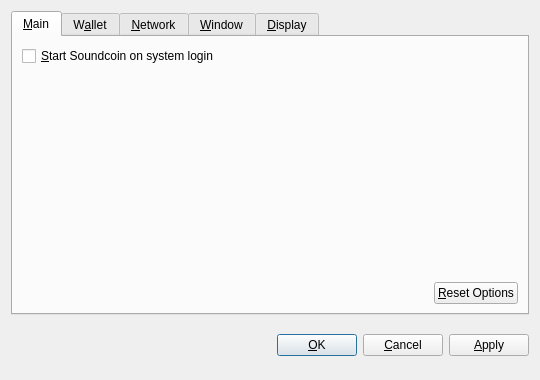
<?xml version="1.0" encoding="UTF-8"?>
<ui version="4.0">
 <class>OptionsDialog</class>
 <widget class="QDialog" name="OptionsDialog">
  <property name="geometry">
   <rect>
    <x>0</x>
    <y>0</y>
    <width>540</width>
    <height>380</height>
   </rect>
  </property>
  <property name="windowTitle">
   <string>Options</string>
  </property>
  <property name="modal">
   <bool>true</bool>
  </property>
  <layout class="QVBoxLayout" name="verticalLayout">
   <item>
    <widget class="QTabWidget" name="tabWidget">
     <property name="tabPosition">
      <enum>QTabWidget::North</enum>
     </property>
     <property name="currentIndex">
      <number>0</number>
     </property>
     <widget class="QWidget" name="tabMain">
      <attribute name="title">
       <string>&amp;Main</string>
      </attribute>
      <layout class="QVBoxLayout" name="verticalLayout_Main">
       <item>
        <widget class="QCheckBox" name="bitcoinAtStartup">
         <property name="toolTip">
          <string>Automatically start Soundcoin after logging in to the system.</string>
         </property>
         <property name="text">
          <string>&amp;Start Soundcoin on system login</string>
         </property>
        </widget>
       </item>
       <item>
        <spacer name="verticalSpacer_Main">
         <property name="orientation">
          <enum>Qt::Vertical</enum>
         </property>
         <property name="sizeHint" stdset="0">
          <size>
           <width>20</width>
           <height>40</height>
          </size>
         </property>
        </spacer>
       </item>
       <item>
        <layout class="QHBoxLayout" name="horizontalLayout_2_Main">
         <item>
          <spacer name="horizontalSpacer_2_Main">
           <property name="orientation">
            <enum>Qt::Horizontal</enum>
           </property>
           <property name="sizeHint" stdset="0">
            <size>
             <width>40</width>
             <height>20</height>
            </size>
           </property>
          </spacer>
         </item>
         <item>
          <widget class="QPushButton" name="resetButton">
           <property name="toolTip">
            <string>Reset all client options to default.</string>
           </property>
           <property name="text">
            <string>&amp;Reset Options</string>
           </property>
           <property name="autoDefault">
            <bool>false</bool>
           </property>
          </widget>
         </item>
        </layout>
       </item>
      </layout>
     </widget>
     <widget class="QWidget" name="tabWallet">
      <attribute name="title">
       <string>W&amp;allet</string>
      </attribute>
      <layout class="QVBoxLayout" name="verticalLayout_Network">
       <item>
        <widget class="QLabel" name="transactionFeeInfoLabel">
         <property name="text">
          <string>Optional transaction fee per kB that helps make sure your transactions are processed quickly. Most transactions are 1 kB.</string>
         </property>
         <property name="textFormat">
          <enum>Qt::PlainText</enum>
         </property>
         <property name="wordWrap">
          <bool>true</bool>
         </property>
        </widget>
       </item>
       <item>
        <layout class="QHBoxLayout" name="horizontalLayout_1_Main">
         <item>
          <widget class="QLabel" name="transactionFeeLabel">
           <property name="text">
            <string>Pay transaction &amp;fee</string>
           </property>
           <property name="textFormat">
            <enum>Qt::PlainText</enum>
           </property>
           <property name="buddy">
            <cstring>transactionFee</cstring>
           </property>
          </widget>
         </item>
         <item>
          <widget class="BitcoinAmountField" name="transactionFee"/>
         </item>
         <item>
          <spacer name="horizontalSpacer_1_Main">
           <property name="orientation">
            <enum>Qt::Horizontal</enum>
           </property>
           <property name="sizeHint" stdset="0">
            <size>
             <width>40</width>
             <height>20</height>
            </size>
           </property>
          </spacer>
         </item>
        </layout>
       </item>
       <item>
        <widget class="QLabel" name="label">
         <property name="text">
          <string>If you disable the spending of unconfirmed change, the change from a transaction cannot be used until that transaction has at least one confirmation. This also affects how your balance is computed.</string>
         </property>
         <property name="wordWrap">
          <bool>true</bool>
         </property>
        </widget>
       </item>
       <item>
        <widget class="QCheckBox" name="spendZeroConfChange">
         <property name="text">
          <string>Spend unconfirmed change  (experts only)</string>
         </property>
        </widget>
       </item>
       <item>
        <spacer name="verticalSpacer">
         <property name="orientation">
          <enum>Qt::Vertical</enum>
         </property>
         <property name="sizeHint" stdset="0">
          <size>
           <width>20</width>
           <height>40</height>
          </size>
         </property>
        </spacer>
       </item>
      </layout>
     </widget>
     <widget class="QWidget" name="tabNetwork">
      <attribute name="title">
       <string>&amp;Network</string>
      </attribute>
      <layout class="QVBoxLayout" name="verticalLayout_Network">
       <item>
        <widget class="QCheckBox" name="mapPortUpnp">
         <property name="toolTip">
          <string>Automatically open the Soundcoin client port on the router. This only works when your router supports UPnP and it is enabled.</string>
         </property>
         <property name="text">
          <string>Map port using &amp;UPnP</string>
         </property>
        </widget>
       </item>
       <item>
        <widget class="QCheckBox" name="connectSocks">
         <property name="toolTip">
          <string>Connect to the Soundcoin network through a SOCKS proxy (e.g. when connecting through Tor).</string>
         </property>
         <property name="text">
          <string>&amp;Connect through SOCKS proxy:</string>
         </property>
        </widget>
       </item>
       <item>
        <layout class="QHBoxLayout" name="horizontalLayout_Network">
         <item>
          <widget class="QLabel" name="proxyIpLabel">
           <property name="text">
            <string>Proxy &amp;IP:</string>
           </property>
           <property name="textFormat">
            <enum>Qt::PlainText</enum>
           </property>
           <property name="buddy">
            <cstring>proxyIp</cstring>
           </property>
          </widget>
         </item>
         <item>
          <widget class="QValidatedLineEdit" name="proxyIp">
           <property name="maximumSize">
            <size>
             <width>140</width>
             <height>16777215</height>
            </size>
           </property>
           <property name="toolTip">
            <string>IP address of the proxy (e.g. 127.0.0.1)</string>
           </property>
          </widget>
         </item>
         <item>
          <widget class="QLabel" name="proxyPortLabel">
           <property name="text">
            <string>&amp;Port:</string>
           </property>
           <property name="textFormat">
            <enum>Qt::PlainText</enum>
           </property>
           <property name="buddy">
            <cstring>proxyPort</cstring>
           </property>
          </widget>
         </item>
         <item>
          <widget class="QLineEdit" name="proxyPort">
           <property name="maximumSize">
            <size>
             <width>55</width>
             <height>16777215</height>
            </size>
           </property>
           <property name="toolTip">
            <string>Port of the proxy (e.g. 9050)</string>
           </property>
          </widget>
         </item>
         <item>
          <widget class="QLabel" name="socksVersionLabel">
           <property name="text">
            <string>SOCKS &amp;Version:</string>
           </property>
           <property name="textFormat">
            <enum>Qt::PlainText</enum>
           </property>
           <property name="buddy">
            <cstring>socksVersion</cstring>
           </property>
          </widget>
         </item>
         <item>
          <widget class="QValueComboBox" name="socksVersion">
           <property name="toolTip">
            <string>SOCKS version of the proxy (e.g. 5)</string>
           </property>
          </widget>
         </item>
         <item>
          <spacer name="horizontalSpacer_Network">
           <property name="orientation">
            <enum>Qt::Horizontal</enum>
           </property>
           <property name="sizeHint" stdset="0">
            <size>
             <width>40</width>
             <height>20</height>
            </size>
           </property>
          </spacer>
         </item>
        </layout>
       </item>
       <item>
        <spacer name="verticalSpacer_Network">
         <property name="orientation">
          <enum>Qt::Vertical</enum>
         </property>
         <property name="sizeHint" stdset="0">
          <size>
           <width>20</width>
           <height>40</height>
          </size>
         </property>
        </spacer>
       </item>
      </layout>
     </widget>
     <widget class="QWidget" name="tabWindow">
      <attribute name="title">
       <string>&amp;Window</string>
      </attribute>
      <layout class="QVBoxLayout" name="verticalLayout_Window">
       <item>
        <widget class="QCheckBox" name="minimizeToTray">
         <property name="toolTip">
          <string>Show only a tray icon after minimizing the window.</string>
         </property>
         <property name="text">
          <string>&amp;Minimize to the tray instead of the taskbar</string>
         </property>
        </widget>
       </item>
       <item>
        <widget class="QCheckBox" name="minimizeOnClose">
         <property name="toolTip">
          <string>Minimize instead of exit the application when the window is closed. When this option is enabled, the application will be closed only after selecting Quit in the menu.</string>
         </property>
         <property name="text">
          <string>M&amp;inimize on close</string>
         </property>
        </widget>
       </item>
       <item>
        <spacer name="verticalSpacer_Window">
         <property name="orientation">
          <enum>Qt::Vertical</enum>
         </property>
         <property name="sizeHint" stdset="0">
          <size>
           <width>20</width>
           <height>40</height>
          </size>
         </property>
        </spacer>
       </item>
      </layout>
     </widget>
     <widget class="QWidget" name="tabDisplay">
      <attribute name="title">
       <string>&amp;Display</string>
      </attribute>
      <layout class="QVBoxLayout" name="verticalLayout_Display">
       <item>
        <layout class="QHBoxLayout" name="horizontalLayout_1_Display">
         <item>
          <widget class="QLabel" name="langLabel">
           <property name="text">
            <string>User Interface &amp;language:</string>
           </property>
           <property name="textFormat">
            <enum>Qt::PlainText</enum>
           </property>
           <property name="buddy">
            <cstring>lang</cstring>
           </property>
          </widget>
         </item>
         <item>
          <widget class="QValueComboBox" name="lang">
           <property name="toolTip">
            <string>The user interface language can be set here. This setting will take effect after restarting Soundcoin.</string>
           </property>
          </widget>
         </item>
        </layout>
       </item>
       <item>
        <layout class="QHBoxLayout" name="horizontalLayout_2_Display">
         <item>
          <widget class="QLabel" name="unitLabel">
           <property name="text">
            <string>&amp;Unit to show amounts in:</string>
           </property>
           <property name="textFormat">
            <enum>Qt::PlainText</enum>
           </property>
           <property name="buddy">
            <cstring>unit</cstring>
           </property>
          </widget>
         </item>
         <item>
          <widget class="QValueComboBox" name="unit">
           <property name="toolTip">
            <string>Choose the default subdivision unit to show in the interface and when sending coins.</string>
           </property>
          </widget>
         </item>
        </layout>
       </item>
       <item>
        <widget class="QCheckBox" name="displayAddresses">
         <property name="toolTip">
          <string>Whether to show Soundcoin addresses in the transaction list or not.</string>
         </property>
         <property name="text">
          <string>&amp;Display addresses in transaction list</string>
         </property>
        </widget>
       </item>
       <item>
        <widget class="QCheckBox" name="coinControlFeatures">
         <property name="toolTip">
          <string>Whether to show coin control features or not.</string>
         </property>
         <property name="text">
          <string>Display coin &amp;control features (experts only!)</string>
         </property>
        </widget>
       </item>
       <item>
        <spacer name="verticalSpacer_Display">
         <property name="orientation">
          <enum>Qt::Vertical</enum>
         </property>
         <property name="sizeHint" stdset="0">
          <size>
           <width>20</width>
           <height>40</height>
          </size>
         </property>
        </spacer>
       </item>
      </layout>
     </widget>
    </widget>
   </item>
   <item>
    <layout class="QHBoxLayout" name="horizontalLayout_Buttons">
     <item>
      <spacer name="horizontalSpacer_1">
       <property name="orientation">
        <enum>Qt::Horizontal</enum>
       </property>
       <property name="sizeHint" stdset="0">
        <size>
         <width>40</width>
         <height>48</height>
        </size>
       </property>
      </spacer>
     </item>
     <item>
      <widget class="QLabel" name="statusLabel">
       <property name="font">
        <font>
         <weight>75</weight>
         <bold>true</bold>
        </font>
       </property>
       <property name="text">
        <string/>
       </property>
       <property name="textFormat">
        <enum>Qt::PlainText</enum>
       </property>
       <property name="wordWrap">
        <bool>true</bool>
       </property>
      </widget>
     </item>
     <item>
      <spacer name="horizontalSpacer_2">
       <property name="orientation">
        <enum>Qt::Horizontal</enum>
       </property>
       <property name="sizeHint" stdset="0">
        <size>
         <width>40</width>
         <height>48</height>
        </size>
       </property>
      </spacer>
     </item>
     <item>
      <widget class="QPushButton" name="okButton">
       <property name="text">
        <string>&amp;OK</string>
       </property>
      </widget>
     </item>
     <item>
      <widget class="QPushButton" name="cancelButton">
       <property name="text">
        <string>&amp;Cancel</string>
       </property>
       <property name="autoDefault">
        <bool>false</bool>
       </property>
      </widget>
     </item>
     <item>
      <widget class="QPushButton" name="applyButton">
       <property name="text">
        <string>&amp;Apply</string>
       </property>
       <property name="autoDefault">
        <bool>false</bool>
       </property>
      </widget>
     </item>
    </layout>
   </item>
  </layout>
 </widget>
 <customwidgets>
  <customwidget>
   <class>BitcoinAmountField</class>
   <extends>QSpinBox</extends>
   <header>bitcoinamountfield.h</header>
  </customwidget>
  <customwidget>
   <class>QValueComboBox</class>
   <extends>QComboBox</extends>
   <header>qvaluecombobox.h</header>
  </customwidget>
  <customwidget>
   <class>QValidatedLineEdit</class>
   <extends>QLineEdit</extends>
   <header>qvalidatedlineedit.h</header>
  </customwidget>
 </customwidgets>
 <resources/>
 <connections/>
</ui>
